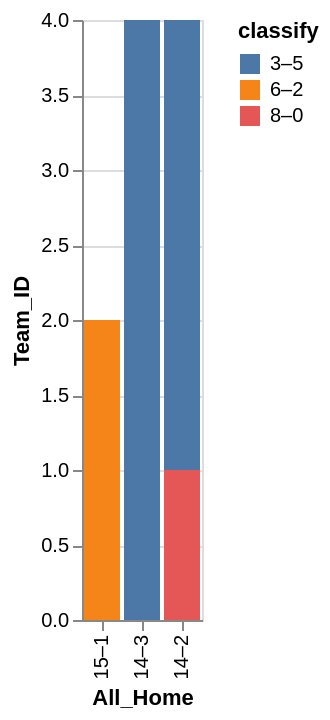

Vega-Lite specification stored for this chart:
### Vega-Lite specification from a JSON file in a GitHub repository (floating-point values rounded to 4 significant figures)
{"data": {"values": [{"x_data": "15–1", "y_data": 0, "classify": "3–5"}, {"x_data": "14–3", "y_data": 4, "classify": "3–5"}, {"x_data": "14–2", "y_data": 3, "classify": "3–5"}, {"x_data": "15–1", "y_data": 2, "classify": "6–2"}, {"x_data": "14–3", "y_data": 0, "classify": "6–2"}, {"x_data": "14–2", "y_data": 0, "classify": "6–2"}, {"x_data": "15–1", "y_data": 0, "classify": "8–0"}, {"x_data": "14–3", "y_data": 0, "classify": "8–0"}, {"x_data": "14–2", "y_data": 1, "classify": "8–0"}]}, "mark": "bar", "encoding": {"x": {"field": "x_data", "type": "nominal", "title": "All_Home", "sort": "descending"}, "y": {"field": "y_data", "type": "quantitative", "title": "Team_ID"}, "color": {"field": "classify"}}}
